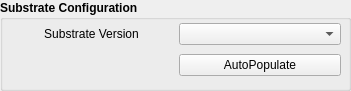
   <widget class="QGroupBox" name="groupBox_5">
    <property name="geometry">
     <rect>
      <x>10</x>
      <y>630</y>
      <width>351</width>
      <height>91</height>
     </rect>
    </property>
    <property name="font">
     <font>
      <weight>75</weight>
      <bold>true</bold>
     </font>
    </property>
    <property name="title">
     <string>Substrate Configuration</string>
    </property>
    <widget class="QWidget" name="gridLayoutWidget_6">
     <property name="geometry">
      <rect>
       <x>10</x>
       <y>20</y>
       <width>331</width>
       <height>61</height>
      </rect>
     </property>
     <layout class="QGridLayout" name="gridLayout_6">
      <item row="0" column="0">
       <widget class="QLabel" name="label_36">
        <property name="font">
         <font>
          <weight>50</weight>
          <bold>false</bold>
         </font>
        </property>
        <property name="text">
         <string>Substrate Version</string>
        </property>
        <property name="alignment">
         <set>Qt::AlignCenter</set>
        </property>
       </widget>
      </item>
      <item row="1" column="1">
       <widget class="QPushButton" name="bttn_autoPopulate">
        <property name="font">
         <font>
          <weight>50</weight>
          <bold>false</bold>
         </font>
        </property>
        <property name="text">
         <string>AutoPopulate</string>
        </property>
       </widget>
      </item>
      <item row="0" column="1">
       <widget class="QComboBox" name="combo_SensorVersion"/>
      </item>
     </layout>
    </widget>
   </widget>
